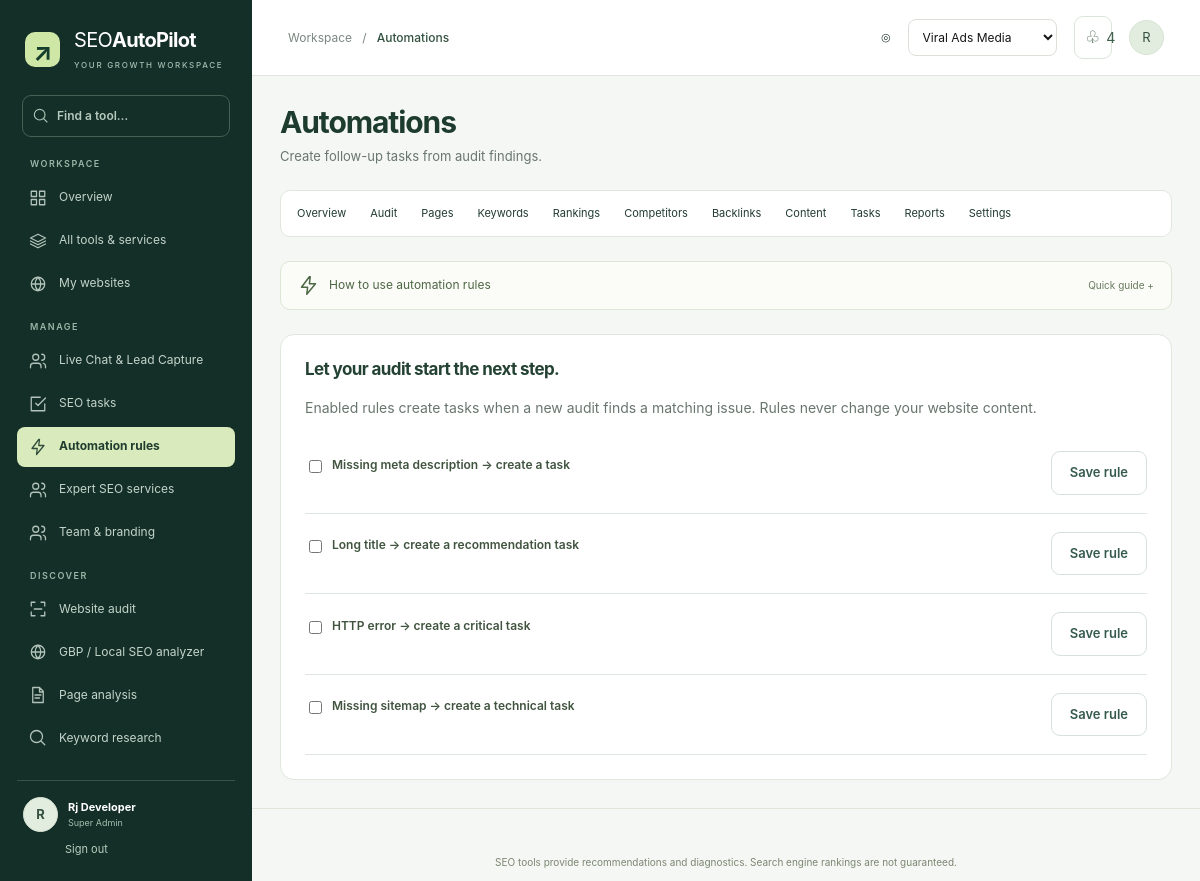
/automations (signed in), run on the app's committed database.
### tables this page shows
CREATE TABLE `users` (
  `id` int(10) UNSIGNED NOT NULL,
  `name` varchar(120) NOT NULL,
  `email` varchar(190) NOT NULL,
  `password` varchar(255) NOT NULL,
  `role` enum('super_admin','admin','team_member','customer') NOT NULL DEFAULT 'customer',
  `company` varchar(190) DEFAULT '',
  `phone` varchar(40) DEFAULT '',
  `timezone` varchar(60) DEFAULT 'UTC',
  `country` varchar(80) DEFAULT '',
  `active` tinyint(4) NOT NULL DEFAULT 1,
  `verified_at` datetime DEFAULT NULL,
  `notification_email` tinyint(4) NOT NULL DEFAULT 1,
  `created_at` timestamp NOT NULL DEFAULT current_timestamp(),
  `session_version` int(10) UNSIGNED NOT NULL DEFAULT 1
);

CREATE TABLE `websites` (
  `id` int(10) UNSIGNED NOT NULL,
  `user_id` int(10) UNSIGNED NOT NULL,
  `name` varchar(120) NOT NULL,
  `domain` varchar(500) NOT NULL,
  `domain_hash` char(64) NOT NULL,
  `country` varchar(80) DEFAULT 'India',
  `language` varchar(40) DEFAULT 'en',
  `search_engine` varchar(30) DEFAULT 'google',
  `timezone` varchar(60) DEFAULT 'UTC',
  `created_at` timestamp NOT NULL DEFAULT current_timestamp()
);

CREATE TABLE `automation_rules` (
  `id` int(10) UNSIGNED NOT NULL,
  `website_id` int(10) UNSIGNED NOT NULL,
  `code` varchar(80) NOT NULL,
  `enabled` tinyint(4) DEFAULT 1
);

### config/config.example.php (called while the page is built)
<?php
return [
 'DB_HOST'=>'127.0.0.1', 'DB_PORT'=>'3306', 'DB_NAME'=>'seo_autopilot', 'DB_USER'=>'root', 'DB_PASS'=>'',
 'APP_URL'=>'http://localhost/ppso', 'APP_NAME'=>'SEO AutoPilot', 'APP_ENV'=>'production',
 'SMTP_HOST'=>'', 'SMTP_PORT'=>587, 'SMTP_USER'=>'', 'SMTP_PASS'=>'', 'SMTP_FROM'=>'',
 'AI_ENDPOINT'=>'', 'AI_API_KEY'=>'', 'AI_MODEL'=>'',
 'RANKING_ENDPOINT'=>'', 'RANKING_API_KEY'=>'',
 'KEYWORD_ENDPOINT'=>'', 'KEYWORD_API_KEY'=>'', 'BACKLINK_ENDPOINT'=>'', 'BACKLINK_API_KEY'=>'',
 'RAZORPAY_KEY'=>'', 'RAZORPAY_SECRET'=>'', 'RAZORPAY_WEBHOOK_SECRET'=>'',
 'INSTALL_TOKEN'=>'replace-with-a-long-random-string',
];

### config/config.php (called while the page is built, shortened)
<?php
$config = require __DIR__.'/config.example.php';
$private = getenv('SEO_CONFIG_FILE') ?: __DIR__.'/local.php';
return $config;

### includes/bootstrap.php (called while the page is built, shortened)
<?php
$config = require ROOT.'/config/config.php';
require_once __DIR__.'/functions.php';
require_once __DIR__.'/security.php';

### includes/functions.php (called while the page is built, shortened)
<?php
function cfg(string $key): mixed { global $config; return $config[$key] ?? null; }
function base_path(): string { return rtrim(parse_url(cfg('APP_URL'), PHP_URL_PATH) ?: '', '/'); }
function url(string $path = '/'): string { return base_path().'/'.ltrim($path,'/'); }
function e(mixed $value): string { return htmlspecialchars((string)($value ?? ''), ENT_QUOTES | ENT_SUBSTITUTE,'UTF-8'); }
function db(): PDO {
 static $pdo;
 if (!$pdo) $pdo = new PDO('mysql:host='.cfg('DB_HOST').';port='.cfg('DB_PORT').';dbname='.cfg('DB_NAME').';charset=utf8mb4',cfg('DB_USER'),cfg('DB_PASS'),[PDO::ATTR_ERRMODE=>PDO::ERRMODE_EXCEPTION,PDO::ATTR_DEFAULT_FETCH_MODE=>PDO::FETCH_ASSOC,PDO::ATTR_EMULATE_PREPARES=>false]);
 return $pdo;
}
function query(string $sql, array $params = []): PDOStatement { $s=db()->prepare($sql); $s->execute($params); return $s; }
function rows(string $sql,array $params=[]): array { return query($sql,$params)->fetchAll(); }
function row(string $sql,array $params=[]): ?array { return query($sql,$params)->fetch() ?: null; }
function value(string $sql,array $params=[]): mixed { return query($sql,$params)->fetchColumn(); }

### includes/security.php (called while the page is built, shortened)
<?php
function current_user(): ?array { static $loaded=false,$user=null; if (!$loaded) { $loaded=true; if (isset($_SESSION['user_id'])) { $user=row('SELECT * FROM users WHERE id=? AND active=1',[$_SESSION['user_id']]); if($user && ($_SESSION['session_version']??0)!== (int)$user['session_version']){$user=null;unset($_SESSION['user_id']);} } } return $user; }
function require_user(): array { $u=current_user(); if (!$u) { if (str_contains($_SERVER['REQUEST_URI']??'','/api/')) fail('Please sign in.',401); redirect('/login'); } if (isset($_SESSION['last_seen']) && time()-$_SESSION['last_seen']>7200) { session_destroy(); fail('Your session has expired. Sign in again.',401); } $_SESSION['last_seen']=time(); return $u; }
function is_admin(?array $u=null): bool { $u ??=current_user(); return in_array($u['role']??'',['super_admin','admin'],true); }
function website(int $id): array { $u=require_user(); $w=row('SELECT * FROM websites WHERE id=?',[$id]); if (!$w) fail('Website not found.',404); if (!is_admin($u) && $w['user_id']!=$u['id'] && !value('SELECT id FROM team_members WHERE user_id=? AND website_id=?',[$u['id'],$id])) fail('This project is not assigned to you.',403); return $w; }
function websites(): array { $u=require_user(); return is_admin($u)?rows('SELECT * FROM websites ORDER BY id DESC LIMIT 500'):rows('SELECT DISTINCT w.* FROM websites w LEFT JOIN team_members t ON t.website_id=w.id WHERE w.user_id=? OR t.user_id=? ORDER BY w.id DESC LIMIT 500',[$u['id'],$u['id']]); }

### dashboard/website-tabs.php (the view)
<nav class="tabs website-tabs" aria-label="Project sections"><?php foreach(['dashboard'=>'Overview','audit'=>'Audit','pages'=>'Pages','keywords'=>'Keywords','rankings'=>'Rankings','competitors'=>'Competitors','backlinks'=>'Backlinks','content'=>'Content','tasks'=>'Tasks','reports'=>'Reports','project-settings'=>'Settings'] as $key=>$label):?><a class="<?=$section===$key?'active':''?>" href="<?=url('/'.$key.'?website_id='.$wid)?>"><?=e($label)?></a><?php endforeach;?></nav>

### includes/sidebar.php (shortened to what this page needs)
<?php
$catalog=WorkspaceUI::directory();
$groups=['Workspace'=>['dashboard'=>['Overview','grid'],'services'=>['All tools & services','layers'],'websites'=>['My websites','globe']]];
foreach($catalog as $key=>[$group,$name,$description,$steps,$result,$icon])$groups[$group][$key]=[$name,$icon];
if(is_admin())$groups['B2B Leads']=['admin/b2b-leads'=>['B2B Lead Extractor','search']];
if(is_admin())$groups['SEO Expert']=['admin/seo-expert'=>['SEO Expert Leads','users']];
$groups['Account']=['billing'=>['Plan & billing','file'],'profile'=>['My profile','settings']];
?>
<aside class="sidebar" id="sidebar">
 <a class="logo" href="<?=url('/dashboard')?>"><span class="logo-symbol">↗</span><span>SEO<strong>AutoPilot</strong><small>YOUR GROWTH WORKSPACE</small></span></a>
 <label class="nav-search"><?=WorkspaceUI::icon('search')?><input type="search" data-nav-search placeholder="Find a tool…" aria-label="Find a navigation item"></label>
 <nav aria-label="Workspace">
 <?php foreach($groups as $heading=>$items):?><div class="nav-group"><h2 class="nav-group-title"><?=e($heading)?></h2><?php foreach($items as $key=>[$label,$icon]):?><a class="nav-item <?=$section===$key?'active':''?>" <?=$section===$key?'aria-current="page"':''?> href="<?=url('/'.$key).($wid?'?website_id='.$wid:'')?>"><?=WorkspaceUI::icon($icon)?><span><?=e($label)?></span><?php if($key==='ai-assistant'):?><small>AI</small><?php endif;?></a><?php endforeach;?></div><?php endforeach;?>
 </nav>
 <div class="sidebar-bottom"><a class="user-pill" href="<?=url('/profile')?>"><span class="avatar"><?=e(mb_substr($user['name'],0,1))?></span><span><?=e($user['name'])?><small><?=e(ucwords(str_replace('_',' ',$user['role'])))?></small></span></a><form method="post" action="<?=url('/logout')?>"><?php csrf_field();?><button class="text-button">Sign out</button></form></div>
</aside>

### dashboard/index.php (shortened to what this page needs)
<?php
$user=require_user();$sites=websites();$wid=(int)($_GET['website_id']??($sites[0]['id']??0));$w=$wid?website($wid):null;
$defs=Modules::definitions();$title=$defs[$section]['title']??ucwords(str_replace('-',' ',$section));
require ROOT.'/includes/header.php';require ROOT.'/includes/sidebar.php';
?><div class="app-main"><header class="app-topbar"><button class="icon-button mobile-toggle" data-toggle-sidebar aria-controls="sidebar" aria-expanded="false" aria-label="Open navigation">☰</button><div class="breadcrumbs">Workspace &nbsp; / &nbsp; <strong><?=e($title)?></strong></div><div class="top-actions"><span>◎</span><select data-website-picker aria-label="Active website"><option value="0">Select a website</option><?php foreach($sites as $site):?><option value="<?=$site['id']?>" <?=$wid===$site['id']?'selected':''?>><?=e($site['name'])?></option><?php endforeach;?></select><a href="<?=url('/notifications')?>" class="icon-button" aria-label="Notifications">♧ <small><?=(int)value('SELECT COUNT(*) FROM notifications WHERE user_id=? AND read_at IS NULL',[$user['id']])?></small></a><a class="avatar" href="<?=url('/profile')?>"><?=e(mb_substr($user['name'],0,1))?></a></div></header><main class="app-content" id="main"><?php require ROOT.'/includes/alerts.php';?><div class="page-heading"><div><h1><?=$section==='dashboard'?'Your SEO overview.':e($title)?></h1><p><?=e($defs[$section]['description']??($section==='dashboard'?'Track your website health, search rankings, and the next tasks to improve them.':(WorkspaceUI::catalog()[$section][2]??'Everything you need for your next step.')))?></p></div><div class="row"><?php if($w && $section==='dashboard'):?><a class="button secondary" href="<?=url('/reports?website_id='.$wid)?>">↓ Export report</a><button class="button" data-action="crawl" data-website-id="<?=$wid?>">ϟ Run audit</button><?php elseif($section==='websites'):?><a class="button" href="#create">+ Add website</a><?php endif;?></div></div>
<?php
$global=['services','websites','profile','billing','notifications','no-api-tools','live-chat'];
if($w && !in_array($section,$global) && $section!=='report') require ROOT.'/dashboard/website-tabs.php';
if(!$w && !in_array($section,$global)){?><div class="welcome-banner"><div><h3>Your next SEO win starts here.</h3><p>Connect your first website to see its health, issues, and opportunities.</p></div><a href="<?=url('/websites#create')?>" class="button">+ Add website</a></div><?php if($section==='dashboard')require ROOT.'/dashboard/overview.php';else empty_state('Connect a website first','Add a website to start using this tool.');}
elseif(isset($defs[$section])){require ROOT.'/dashboard/tool-guide.php';if($section==='human-services')require ROOT.'/dashboard/service-options.php';require ROOT.'/dashboard/module.php';}
else{require ROOT.'/dashboard/tool-guide.php'; $view=ROOT.'/dashboard/'.$section.'.php'; if(is_file($view))require $view;else require ROOT.'/dashboard/tools.php'; }
?></main></div><?php require ROOT.'/includes/footer.php';?>

### dashboard/tools.php (shortened to what this page needs)
<?php if($section==='ai-assistant'):?>
<?php require ROOT.'/dashboard/ai-writing.php'; ?>
<details class="card assistant-chat"><summary>Ask your SEO assistant &amp; view history<span>Get help with this project’s audit, prioritize fixes, or revisit your saved drafts. Expand to open →</span></summary><div>
<div id="chat"><?php $messages=rows('SELECT m.role,m.content FROM ai_messages m JOIN ai_conversations c ON c.id=m.conversation_id WHERE c.user_id=? AND c.website_id=? ORDER BY m.id DESC LIMIT 20',[$user['id'],$wid]);foreach(array_reverse($messages) as $m):?><div class="chat-message <?=e($m['role'])?>"><?=e($m['content'])?></div><?php endforeach;if(!$messages):?><p class="small">Your saved conversations and writing drafts will appear here.</p><?php endif;?></div>
<form data-api="ai" data-reload="false"><input type="hidden" name="website_id" value="<?=$wid?>"><label>Your question<textarea name="message" maxlength="6000" placeholder="What should I fix first on my website?" required></textarea></label><button class="button">Ask assistant ↗</button></form>
</div></details>
<?php elseif($section==='automations'):?>
<div class="card"><h3>Let your audit start the next step.</h3><p>Enabled rules create tasks when a new audit finds a matching issue. Rules never change your website content.</p><?php foreach(['missing_description'=>'Missing meta description → create a task','long_title'=>'Long title → create a recommendation task','http_error'=>'HTTP error → create a critical task','sitemap'=>'Missing sitemap → create a technical task'] as $code=>$label):$enabled=value('SELECT enabled FROM automation_rules WHERE website_id=? AND code=?',[$wid,$code]);?><form data-api="automation" class="issue row between"><input type="hidden" name="website_id" value="<?=$wid?>"><input type="hidden" name="code" value="<?=e($code)?>"><label class="check"><input type="checkbox" name="enabled" <?=$enabled?'checked':''?>><?=e($label)?></label><button class="button secondary small-button">Save rule</button></form><?php endforeach;?></div>
<?php else: fail('Page not found.',404);endif;?>

### data on the page
users: name "R", name "Rj Developer", role "Super Admin"

### other printed values
$heading "WORKSPACE"
$label "Overview"
$label "All tools & services"
$label "My websites"
$heading "MANAGE"
$label "Live Chat & Lead Capture"
$label "SEO tasks"
$label "Automation rules"
$label "Expert SEO services"
$label "Team & branding"
$heading "DISCOVER"
$label "Website audit"
$label "GBP / Local SEO analyzer"
$label "Page analysis"
$label "Keyword research"
